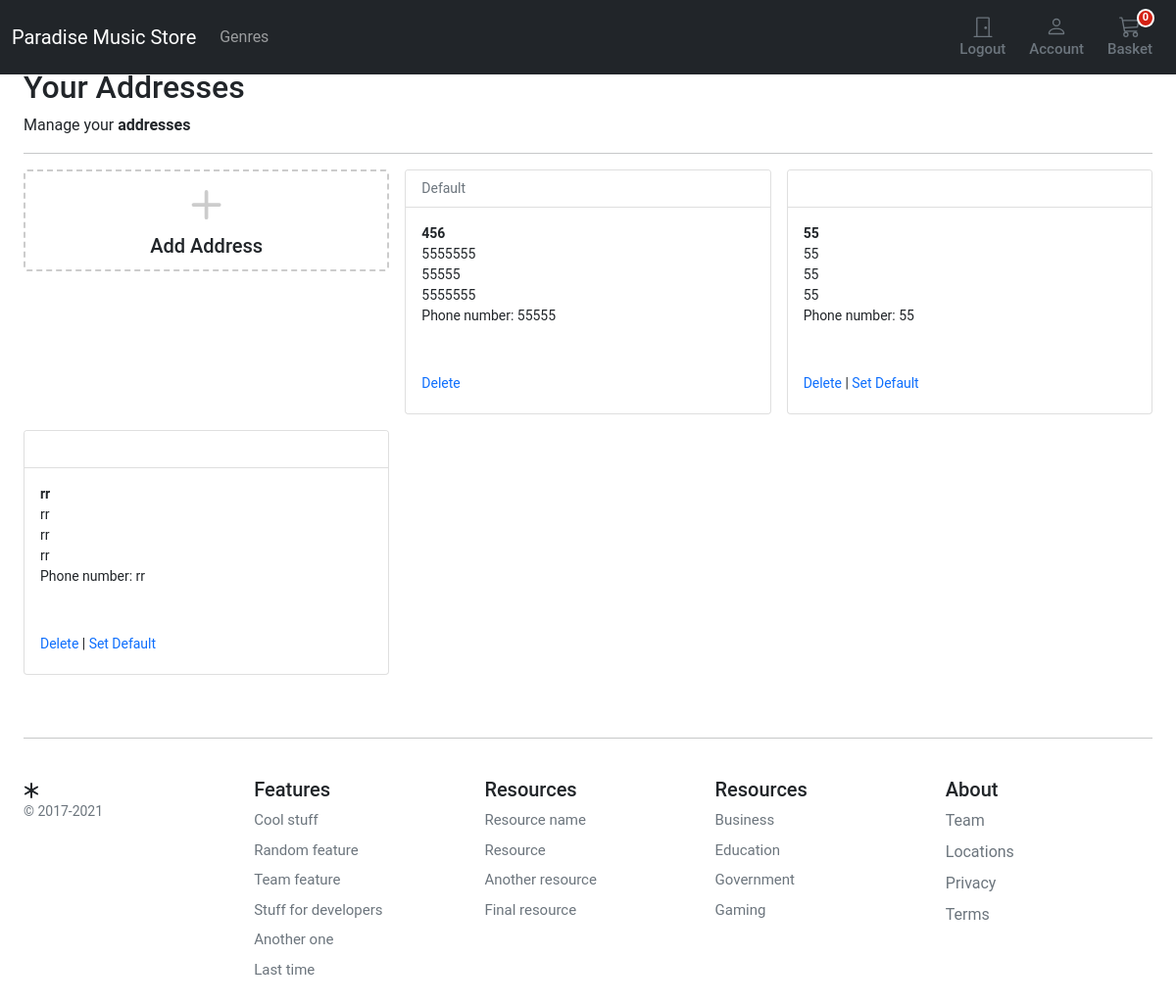
/account/addresses/ (signed in), run on an earlier commit of the app's database.
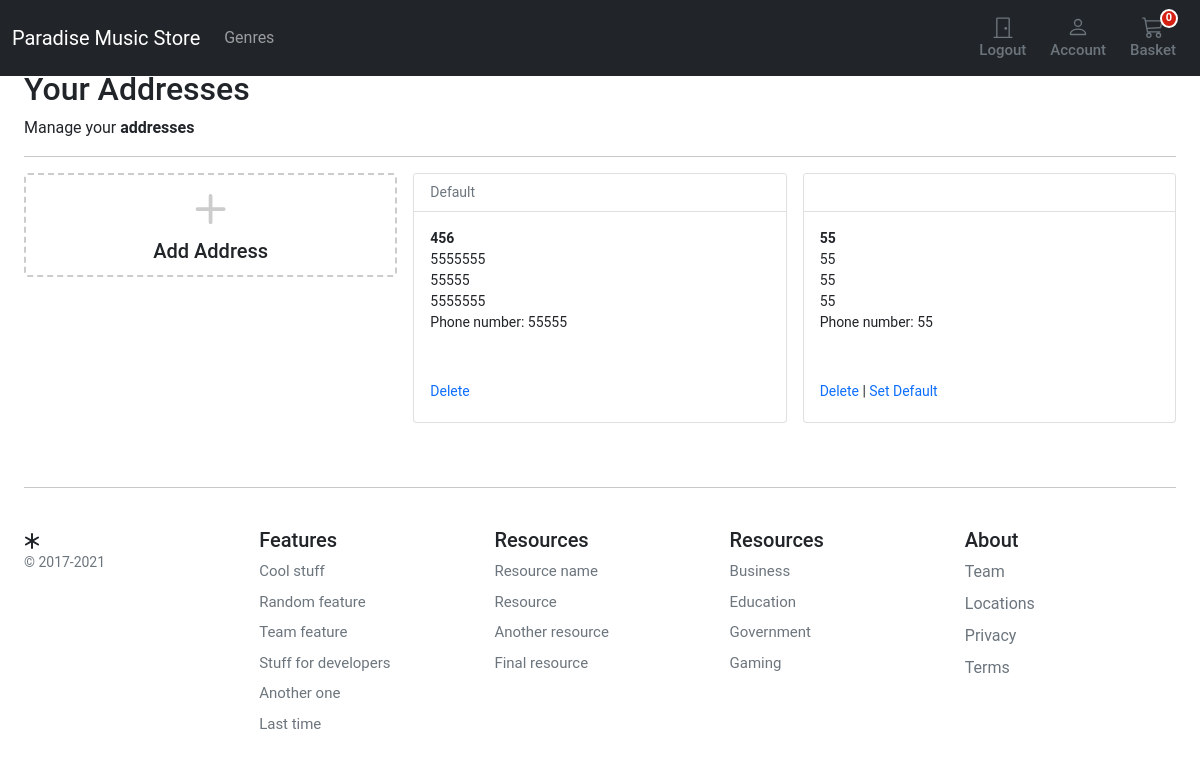
And on a later commit of the database.
### account/models.py (models this page shows, shortened)
class Address(models.Model):
    id = models.UUIDField(primary_key=True, default=uuid.uuid4, editable=False)
    customer = models.ForeignKey(Customer, verbose_name=_("Customer"), on_delete=models.CASCADE)
    full_name = models.CharField(_("Full Name"), max_length=150)
    phone = models.CharField(_("Phone Number"), max_length=50)
    postcode = models.CharField(_("Postcode"), max_length=50)
    address_line = models.CharField(_("Address Line 1"), max_length=255)
    address_line2 = models.CharField(_("Address Line 2"), max_length=255)
    town_city = models.CharField(_("Town/City/State"), max_length=150)
    delivery_instructions = models.CharField(_("Delivery Instructions"), max_length=255)
    created_at = models.DateTimeField(_("Created at"), auto_now_add=True)
    updated_at = models.DateTimeField(_("Updated at"), auto_now=True)
    default = models.BooleanField(_("Default"), default=False)
    class Meta:
        verbose_name = "Address"
        verbose_name_plural = "Addresses"

### account/views.py (the view)
# urls.py: path("addresses/", views.view_address, name="addresses"),
@login_required
def view_address(request):
    addresses = Address.objects.filter(customer=request.user)
    return render(request, "account/dashboard/addresses.html", {"addresses": addresses})

### basket/basket.py (called while the page is built)
    def __len__(self):
        return sum(item["qty"] for item in self.basket.values())

### basket/context_processors.py (called while the page is built)
def basket(request):
    return {'basket': Basket(request)}

### store/context_processors.py (called while the page is built)
def categories(request):
    return {"categories": Category.objects.filter(level=0)}

### store/models.py (called while the page is built)
    def get_absolute_url(self):
        return reverse("store:category_list", args=[self.slug])

### templates/account/dashboard/addresses.html (shortened to what this page needs)
{% extends "../sub_base.html" %}
{% block sub_content %}
<h1 class="h2">Your Addresses</h1>
<div>Manage your <b>addresses</b> </div>
<hr />
<div class="container px-0">
  <div class="row row-cols-1 row-cols-sm-2 row-cols-md-3 g-3">
    <div class="col">
      <a href="{% url "account:add_address" %}" class="text-reset text-decoration-none" role="button"
        style="max-width: 540px;">
        <div class="card mb-3 h-35" style="border: dashed 2px #ccc;">
          <div class="row g-0 h-50">
            <div class="col-12" style="min-height:100px">
              <div class="card-body text-center position-absolute top-50 start-50 translate-middle">
                <svg style="color:#ccc;" xmlns="http://www.w3.org/2000/svg" width="60" height="60" fill="currentColor"
                  class="bi bi-plus" viewBox="0 0 16 16">
                  <path
                    d="M8 4a.5.5 0 0 1 .5.5v3h3a.5.5 0 0 1 0 1h-3v3a.5.5 0 0 1-1 0v-3h-3a.5.5 0 0 1 0-1h3v-3A.5.5 0 0 1 8 4z" />
                </svg>
                <h1 class="h5">Add Address</h1>
              </div>
            </div>
          </div>
        </div>
      </a>
    </div>
    {% for address in addresses %}
    <div class="col">
      <div class="card pb-3">
        <div class="card-header bg-white small text-muted">
          {% if address.default %}
            Default
          {% endif %}
        </div>
        <div class="card-body small pb-1">
          <p class="card-text m-0 fw-bold">{{address.full_name}}</p>
          <p class="card-text m-0">{{address.address_line}}</p>
          <p class="card-text m-0">{{address.town_city}}</p>
          <p class="card-text m-0">{{address.postcode}}</p>
          <p class="card-text m-0">Phone number: {{address.phone}}</p>
          <div class="pt-5">
            <a href="{% url 'account:delete_address' address.id %}" class="text-decoration-none">Delete</a>
            {% if not address.default %}
            | <a href="{% url 'account:set_default' address.id %}" class="text-decoration-none">Set Default</a>
            {% endif %}
          </div>
        </div>
      </div>
    </div>
    {% endfor %}
  </div>
</div>
{% endblock %}

What changed in the data, as far as the page shows it:
removed Address: full_name "rr", address_line "rr", town_city "rr", postcode "rr", phone "rr", default "Set Default"
